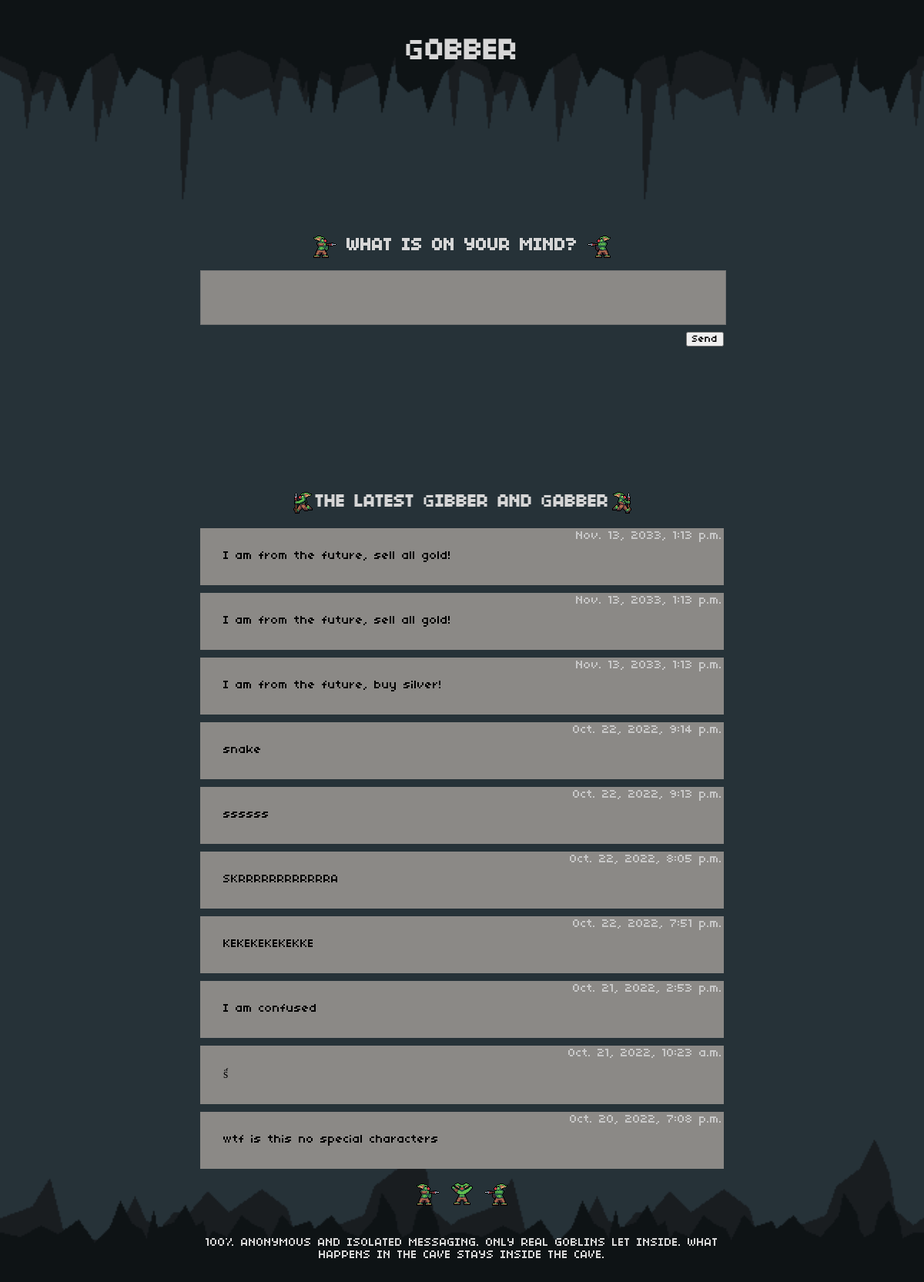
The app's page /gobber/chats/, older data.
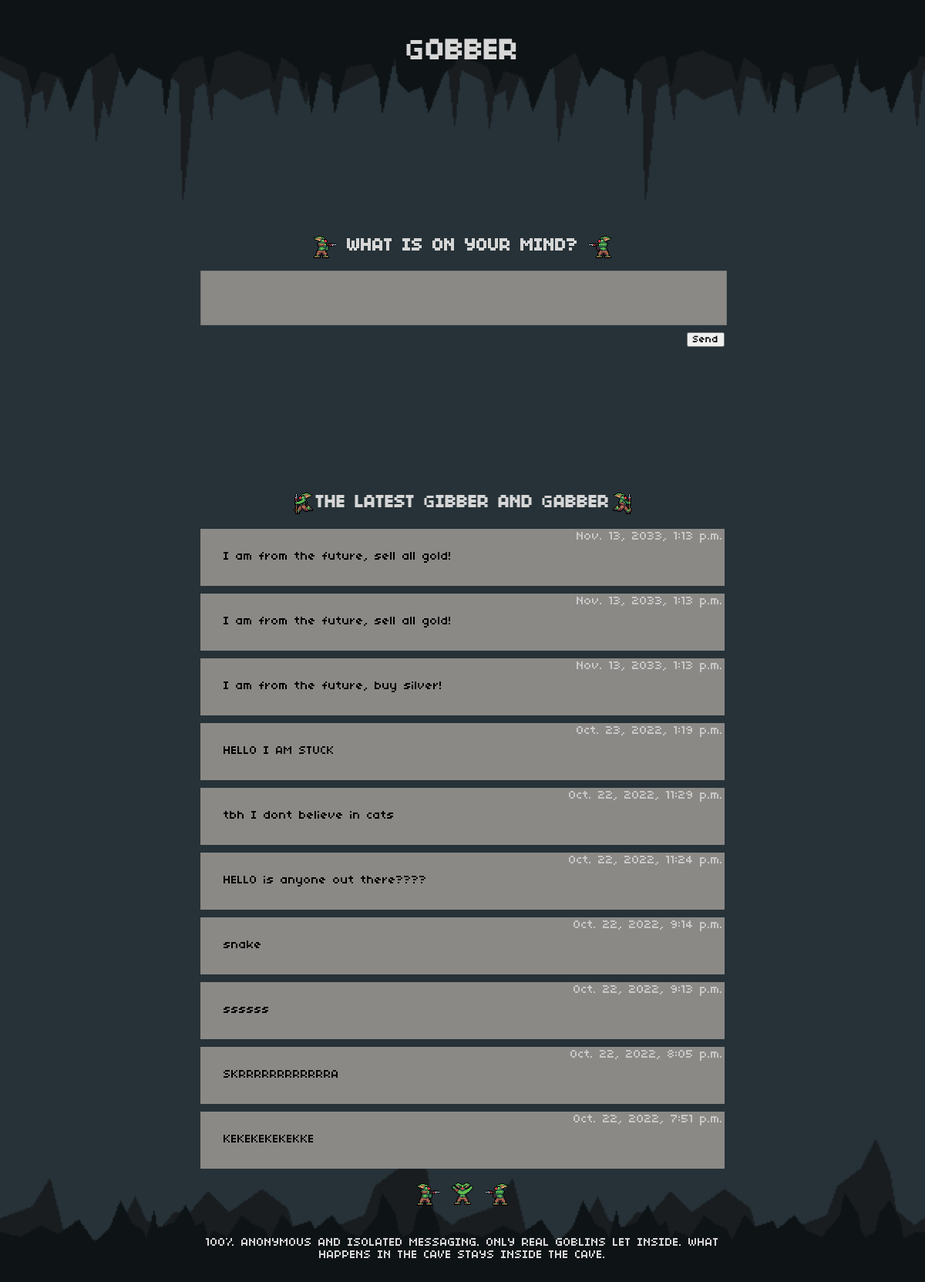
The same page, newer data.
### gobber/models.py (models this page shows, shortened)
class Message(models.Model):
    message_text = models.CharField(max_length=300)
    pub_date = models.DateTimeField(auto_now=True)

### gobber/views.py (the view)
# urls.py: path('chats/', views.chats, name='chats'),
def chats(request):
    query = 'SELECT * FROM gobber_message ORDER BY pub_date DESC LIMIT 10'
    messageList = Message.objects.raw(query)
    if request.method == "POST":
        cursor = connection.cursor()
        messageText = (Message(message_text=request.POST.get('message_text')))
        messageDate = timezone.now()
        query = "INSERT INTO gobber_message (message_text, pub_date) VALUES ('%s','%s')" % (messageText, messageDate)
        cursor.execute(query)
        cursor.close()
        return HttpResponseRedirect(reverse('gobber:chats'))
    else:
        form = MessageForm()
    return render(request, 'gobber/chats.html', {'messageList':messageList,'form': form})

### gobber/forms.py
class MessageForm(ModelForm):
    class Meta:
        model = Message
        fields = ['message_text']
        widgets = {
            'message_text': forms.Textarea(attrs={
                                                    'rows': 5,
                                                    'style': 'background-color:rgb(139, 137, 134); font-family:PixelFont',
                                                    }),
        }
        labels = {
            'message_text': '',
        }

### gobber/templates/gobber/chats.html (shortened to what this page needs)
<!DOCTYPE html>
<html>
<head>
    {% load static %}
    <link rel="stylesheet" type="text/css" href="{% static 'gobber/chatStyle.css' %}">
</head>
<body class="background">
<div class="upperSection">
    <div class="middleField">
        <h1>GOBBER</h1>
        <div class="chatMessageField">
            <div class="aligned">
                <img src="/static/images/goblin_attack_right.gif">
                <h2>WHAT IS ON YOUR MIND?</h2>
                <img src="/static/images/goblin_attack_left.gif">
            </div>
            <form action="{% url 'gobber:chats' %}" method="post">
                    {{ form }}
                <div class="chatButton">
                    <input type="submit" value="Send">
                </div>
            </form>
        </div>
        <div class="messageField">
        </div>
    </div>
</div>
<div class="lowerSection">
    <div class="middleField">
        <div class="aligned">
        <img class="goblinleft" src="/static/images/goblin_run_left.gif">
        <h2>THE LATEST GIBBER AND GABBER</h2>
        <img class="goblinright" src="/static/images/goblin_run_right.gif">
        </div>
        <div>
        {% if messageList %}
            <ul class="chatList">
            {% for message in messageList %}
                <div class = "chatBox">
                    <li class="chatTime"> {{message.pub_date}} </li>
                    <li class="chatMessage"><a> {{message.message_text}} </a></li>
                </div>
            {% endfor %}
            </ul>
        {% else %}
            <p>No chats are available.</p>
        {% endif %}
        </div>
        <div class="aligned">
            <img src="/static/images/goblin_attack_right.gif">
            <img src="/static/images/goblin_death.gif">
            <img src="/static/images/goblin_attack_left.gif">
        </div>
            <p>100% ANONYMOUS AND ISOLATED MESSAGING. ONLY REAL GOBLINS LET INSIDE. WHAT HAPPENS IN THE CAVE STAYS INSIDE THE CAVE.</p>
    </div>
</div>
</body>
</html>

### gobber/static/gobber/chatStyle.css (style rules this page uses)
h1 { font-size: 40px; }
p { margin-top: 40px; }
img { max-width:100%; max-height:100%; }
body { color: rgb(214, 214, 214); text-align: center; font-family: "PixelFont"; height: 100%; width: 100%; margin: 0; padding: 0; background-color: rgb(0, 0, 0); overflow: auto; }
.background { background-image: url("/static/images/grey_L4_down.png"), url("/static/images/grey_L4_up.png"), url("/static/images/grey_L3_down.png"), url("/static/images/grey_L3_up.png"), url("/static/images/grey_L1.png"); background-repeat: no-repeat, no-repeat, no-repeat, no-repeat, repeat; background-size: 100%; background-attachment: fixed; background-position: bottom, top, bottom, top, center; }
.messageField { height: 30px; margin-top: 16px; }
.middleField { margin-right: 20%; margin-left: 20%; padding: 20px 20px; }
.upperSection { height: 600px; width: 100%; }
.lowerSection { height: 100%; width: 100%; }
.aligned { display: flex; justify-content: center; align-items: center; text-align: center; }
textArea { width: 99.5%; resize: none; }
input { font-family: "PixelFont"; }
.chatMessageField { margin-top: 200px; }
.chatList { list-style-type: none; margin-top: -8px; padding-left: 0; }
.chatBox { background-color: rgb(139, 137, 134); text-align: left; border: 150px white; margin-top: 10px; margin-bottom: 10px; }
.chatMessage { color: rgb(0, 0, 0); padding: 10px 30px 30px 30px; word-wrap: break-word; }
.chatTime { color: rgb(199, 199, 199); padding: 2px 2px 0 0 ; text-align: right; }
.chatButton { margin-top: 5px; text-align: right; }
.goblinleft { animation-name: gob-run-left; animation-duration: 10s; animation-iteration-count: infinite; }
.goblinright { animation-name: gob-run-right; animation-duration: 10s; animation-iteration-count: infinite; }

Row changes from the older to the newer data that the page shows:
no longer on this page (row unchanged): Message: pub_date "Oct. 21, 2022, 2:53 p.m.", message_text "I am confused"
no longer on this page (row unchanged): Message: pub_date "Oct. 21, 2022, 10:23 a.m.", message_text "s̈́"
no longer on this page (row unchanged): Message: pub_date "Oct. 20, 2022, 7:08 p.m.", message_text "wtf is this no special characters"
added Message: pub_date "Oct. 23, 2022, 1:19 p.m.", message_text "HELLO I AM STUCK"
added Message: pub_date "Oct. 22, 2022, 11:29 p.m.", message_text "tbh I dont believe in cats"
added Message: pub_date "Oct. 22, 2022, 11:24 p.m.", message_text "HELLO is anyone out there????"
